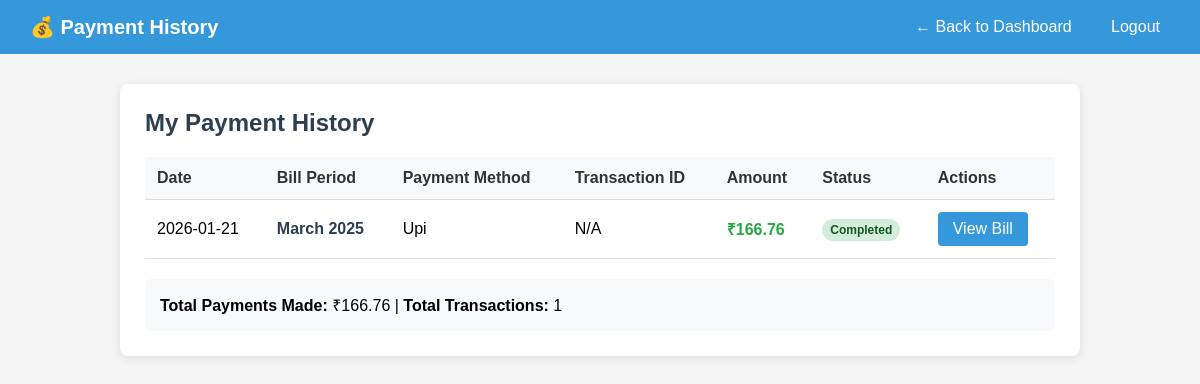
Page /payment_history.php (signed in) on the committed database.
### tables this page shows
CREATE TABLE IF NOT EXISTS `payments` (
  `id` int(11) NOT NULL AUTO_INCREMENT,
  `bill_id` int(11) DEFAULT NULL,
  `customer_number` int(11) DEFAULT NULL,
  `amount_paid` decimal(10,2) DEFAULT NULL,
  `payment_date` date DEFAULT NULL,
  `payment_method` varchar(50) DEFAULT NULL,
  `transaction_id` varchar(100) DEFAULT NULL,
  `status` varchar(20) DEFAULT 'completed',
  PRIMARY KEY (`id`),
  KEY `bill_id` (`bill_id`)
);

CREATE TABLE IF NOT EXISTS `bill` (
  `id` int(11) NOT NULL AUTO_INCREMENT,
  `number` int(11) DEFAULT NULL,
  `month` int(11) DEFAULT NULL,
  `year` int(11) DEFAULT NULL,
  `units` decimal(10,2) DEFAULT NULL,
  `amount` decimal(10,2) DEFAULT NULL,
  `gst` decimal(10,2) DEFAULT NULL,
  `fine` decimal(10,2) DEFAULT NULL,
  `prev_due` decimal(10,2) DEFAULT NULL,
  `total` decimal(10,2) DEFAULT NULL,
  `due_date` date DEFAULT NULL,
  `status` varchar(20) DEFAULT 'pending',
  `service_number` varchar(50) DEFAULT NULL,
  `paid_amount` decimal(10,2) DEFAULT '0.00',
  `remaining_due` decimal(10,2) DEFAULT '0.00',
  `last_payment_date` date DEFAULT NULL,
  PRIMARY KEY (`id`),
  KEY `number` (`number`)
);

### payment_history.php (the view, shortened to what this page needs)
<?php
include "config.php";
$customer_number = $_SESSION['number'];
$sql = "SELECT p.*, b.month, b.year, b.total as bill_amount
        FROM payments p
        JOIN bill b ON p.bill_id = b.id
        WHERE p.customer_number = '$customer_number'
        ORDER BY p.payment_date DESC";
$result = mysqli_query($conn, $sql);
?>
<!DOCTYPE html>
<html>
<head>
</head>
<body>
    <div class="header">
        <div class="logo">💰 Payment History</div>
        <div class="nav">
            <a href="customer.php">← Back to Dashboard</a>
            <a href="logout.php">Logout</a>
        </div>
    </div>
    <div class="container">
        <div class="card">
            <h2>My Payment History</h2>
            <?php if(mysqli_num_rows($result) > 0): ?>
                <table>
                    <thead>
                        <tr>
                            <th>Date</th>
                            <th>Bill Period</th>
                            <th>Payment Method</th>
                            <th>Transaction ID</th>
                            <th>Amount</th>
                            <th>Status</th>
                            <th>Actions</th>
                        </tr>
                    </thead>
                    <tbody>
                        <?php
                        $total_paid = 0;
                        while($payment = mysqli_fetch_assoc($result)):
                            $total_paid += $payment['amount_paid'];
                            $month_name = date('F', mktime(0,0,0,$payment['month'],1));
                        ?>
                        <tr>
                            <td><?php echo $payment['payment_date']; ?></td>
                            <td class="bill-period"><?php echo $month_name . ' ' . $payment['year']; ?></td>
                            <td><?php echo ucfirst(str_replace('_', ' ', $payment['payment_method'])); ?></td>
                            <td><?php echo $payment['transaction_id'] ?: 'N/A'; ?></td>
                            <td class="payment-amount">₹<?php echo number_format($payment['amount_paid'], 2); ?></td>
                            <td>
                                <span class="status-badge <?php echo $payment['status']; ?>">
                                    <?php echo ucfirst($payment['status']); ?>
                                </span>
                            </td>
                            <td>
                                <a href="print_bill.php?id=<?php echo $payment['bill_id']; ?>" class="btn" target="_blank">View Bill</a>
                            </td>
                        </tr>
                        <?php endwhile; ?>
                    </tbody>
                </table>
                <div style="margin-top: 20px; padding: 15px; background: #f8f9fa; border-radius: 5px;">
                    <strong>Total Payments Made:</strong> ₹<?php echo number_format($total_paid, 2); ?> |
                    <strong>Total Transactions:</strong> <?php echo mysqli_num_rows($result); ?>
                </div>
            <?php endif; ?>
        </div>
    </div>
</body>
</html>

### payment_history.php (style rules this page uses)
* { margin: 0; padding: 0; box-sizing: border-box; }
body { font-family: Arial, sans-serif; background: #f5f5f5; }
.header { background: #3498db; color: white; padding: 15px 30px; display: flex; justify-content: space-between; align-items: center; }
.logo { font-size: 20px; font-weight: bold; }
.nav a { color: white; text-decoration: none; margin-left: 15px; padding: 5px 10px; border-radius: 3px; }
.container { max-width: 1000px; margin: 30px auto; padding: 0 20px; }
.card { background: white; padding: 25px; border-radius: 8px; box-shadow: 0 2px 10px rgba(0,0,0,0.1); margin-bottom: 30px; }
h2, h3 { color: #2c3e50; margin-bottom: 20px; }
table { width: 100%; border-collapse: collapse; margin-top: 20px; }
th, td { padding: 12px; text-align: left; border-bottom: 1px solid #ddd; }
th { background: #f8f9fa; font-weight: bold; color: #333; }
.status-badge { padding: 4px 8px; border-radius: 12px; font-size: 12px; font-weight: bold; }
.completed { background: #d4edda; color: #155724; }
.btn { display: inline-block; padding: 8px 15px; background: #3498db; color: white; text-decoration: none; border-radius: 4px; }
.payment-amount { color: #28a745; font-weight: bold; }
.bill-period { font-weight: bold; color: #2c3e50; }

### rows in the picture
payments: payment_date "2026-01-21", bill.month "March", bill.year "2025", payment_method "Upi", transaction "N/A", amount_paid "166.76", status "Completed"

### other values in the picture
$total_paid "166.76"
mysqli_num_rows($result) "1"
